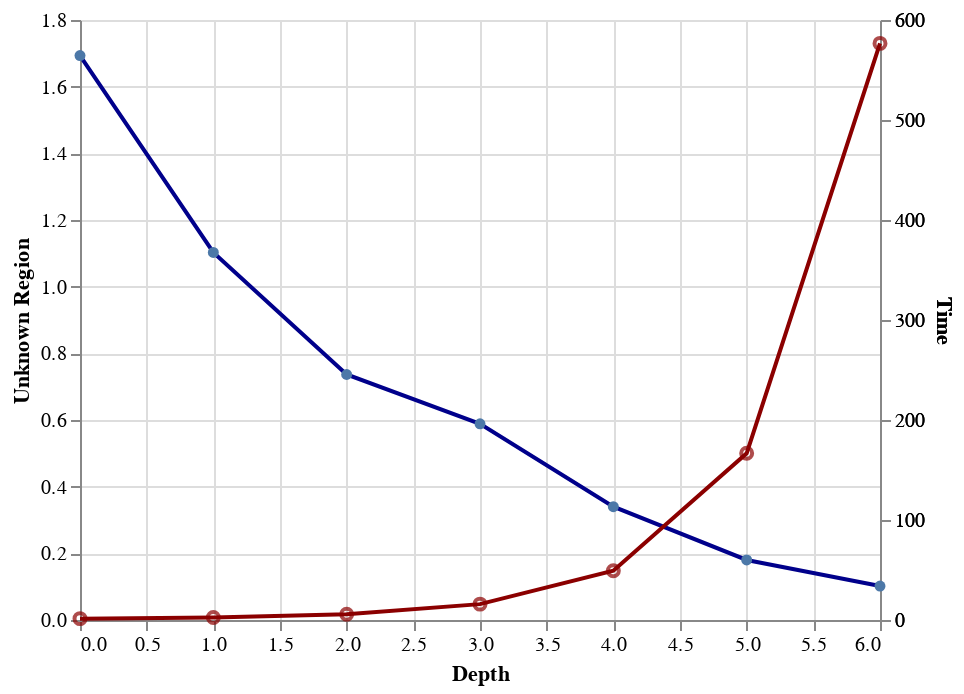

Source (notebook cell):
### Code cell
base_chart = alt.Chart(df).encode(
    alt.X('depth', title='Depth'),
)
c1 = base_chart.encode(
    alt.Y('unknown_width', title='Unknown Region'),
).mark_line(point=True, color='darkblue')
c2 = base_chart.mark_line(color='darkred').encode(
    alt.Y('time', title='Time'),
)
(c1 + c2 + c2.mark_point(color='darkred')).resolve_scale(
    y='independent',
)

### Figure 1 — Vega-Lite specification as saved in the notebook (floating-point values rounded to 4 significant figures)
{"config": {"view": {"continuousWidth": 400, "continuousHeight": 300}}, "layer": [{"mark": {"type": "line", "color": "darkblue", "point": true}, "encoding": {"x": {"type": "quantitative", "field": "depth", "title": "Depth"}, "y": {"type": "quantitative", "field": "unknown_width", "title": "Unknown Region"}}}, {"mark": {"type": "line", "color": "darkred"}, "encoding": {"x": {"type": "quantitative", "field": "depth", "title": "Depth"}, "y": {"type": "quantitative", "field": "time", "title": "Time"}}}, {"mark": {"type": "point", "color": "darkred"}, "encoding": {"x": {"type": "quantitative", "field": "depth", "title": "Depth"}, "y": {"type": "quantitative", "field": "time", "title": "Time"}}}], "data": {"name": "data-c55d79d46fd2bf85437b655583ae1701"}, "resolve": {"scale": {"y": "independent"}}, "$schema": "https://vega.github.io/schema/vega-lite/v4.8.1.json", "datasets": {"data-c55d79d46fd2bf85437b655583ae1701": [{"depth": 0.0, "time": 1.364, "unknown_width": 1.693}, {"depth": 1.0, "time": 2.538, "unknown_width": 1.103}, {"depth": 2.0, "time": 5.709, "unknown_width": 0.7365}, {"depth": 3.0, "time": 15.87, "unknown_width": 0.5885}, {"depth": 4.0, "time": 49.22, "unknown_width": 0.3399}, {"depth": 5.0, "time": 166.7, "unknown_width": 0.1801}, {"depth": 6.0, "time": 576.6, "unknown_width": 0.1019}]}}
